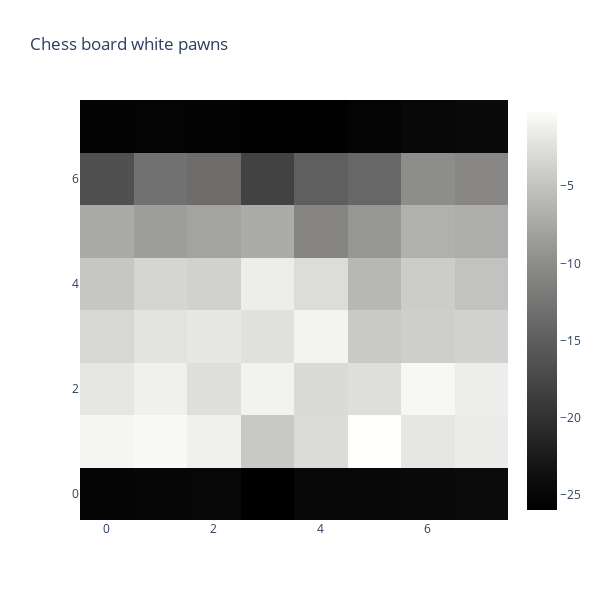

Notebook code cell kept with this figure:
### Markdown cell above
Change blank_index, king_index, or pawn_index if you want to visualize the probe's view of other pieces. For example, if I want to see the black queen, I could set blank_index = -5 (refer to INT_TO_CHAR for the mapping)

### Code cell
INT_TO_CHAR = {
    -6: "\u265a",
    -5: "\u265b",
    -4: "\u265c",
    -3: "\u265d",
    -2: "\u265e",
    -1: "\u265f",
    0: ".",
    1: "\u2659",
    2: "\u2658",
    3: "\u2657",
    4: "\u2656",
    5: "\u2655",
    6: "\u2654",
}

# Mapping of integers to chess pieces
# I'm duplicating this from chess_utils.py for easy reference
PIECE_TO_ONE_HOT_MAPPING = {
    -6: 0,
    -5: 1,
    -4: 2,
    -3: 3,
    -2: 4,
    -1: 5,
    0: 6,
    1: 7,
    2: 8,
    3: 9,
    4: 10,
    5: 11,
    6: 12,
}

# Mapping of chess pieces to integers
PIECE_TO_INT = {
    chess.PAWN: 1,
    chess.KNIGHT: 2,
    chess.BISHOP: 3,
    chess.ROOK: 4,
    chess.QUEEN: 5,
    chess.KING: 6,
}

INT_TO_PIECE = {value: key for key, value in PIECE_TO_INT.items()}

BLANK_INDEX = PIECE_TO_ONE_HOT_MAPPING[0]
white_pawn_index = PIECE_TO_ONE_HOT_MAPPING[1]
black_king_index = PIECE_TO_ONE_HOT_MAPPING[-6]

def plot_board_state(board_state: torch.Tensor, clip_size: int = 200, show_scale: bool = False):
    # color scale: Black for -1, Gray for 0, White for 1
    # colorscale = [[0.0, 'black'], [0.5, 'gray'], [1.0, 'white']]
    colorscale = 'gray'
    if board_state.is_cuda:
        board_state = board_state.cpu()
    board_state = np.clip(board_state.numpy(), -clip_size, clip_size)

    # Create heatmap
    heatmap = go.Heatmap(z=board_state, colorscale=colorscale, showscale=show_scale)
    return heatmap

print(move_of_interest_state_one_hot_RRC[:, :, white_pawn_index])
# heatmap = plot_board_state(move_of_interest_state_one_hot[:, :, white_pawn_index], show_scale=True)

move_of_interest_probe_out = probe_out_MBLRRC[0][0][move_of_interest]
print(move_of_interest_probe_out.shape)

heatmap = plot_board_state(move_of_interest_probe_out[:, :, white_pawn_index], show_scale=True)

# Define the layout
layout = go.Layout(
    title="Chess board white pawns",
    xaxis=dict(ticks='', nticks=8),
    yaxis=dict(ticks='', nticks=8),
    autosize=False,
    width=600,
    height=600
)

# Create figure and plot
fig = go.Figure(data=[heatmap], layout=layout)
fig.show()

### Figure 1 — Plotly figure (JSON) as saved in the notebook; plotly's stock layout.template omitted (floating-point values rounded to 4 significant figures)
{"data": [{"colorscale": [[0, "rgb(0, 0, 0)"], [0.09091, "rgb(16, 16, 16)"], [0.1818, "rgb(38, 38, 38)"], [0.2727, "rgb(59, 59, 59)"], [0.3636, "rgb(81, 80, 80)"], [0.4545, "rgb(102, 101, 101)"], [0.5455, "rgb(124, 123, 122)"], [0.6364, "rgb(146, 146, 145)"], [0.7273, "rgb(171, 171, 170)"], [0.8182, "rgb(197, 197, 195)"], [0.9091, "rgb(224, 224, 223)"], [1, "rgb(254, 254, 253)"]], "showscale": true, "type": "heatmap", "z": [[-25.24, -25.12, -24.97, -25.99, -24.85, -24.82, -24.68, -24.36], [-0.7508, -0.4909, -1.183, -4.496, -2.843, -0.06308, -1.952, -1.47], [-1.986, -1.202, -2.499, -1.023, -2.962, -2.63, -0.6222, -1.391], [-3.2, -2.199, -1.907, -2.404, -0.9282, -4.444, -4.024, -3.684], [-4.691, -3.373, -3.758, -1.364, -2.733, -6.044, -4.169, -5.077], [-7.276, -8.33, -7.905, -7.152, -10.78, -9.084, -6.674, -6.981], [-16.58, -12.87, -13.49, -18.08, -14.92, -13.95, -9.991, -10.6], [-25.53, -25.46, -25.62, -25.81, -25.87, -25.34, -24.76, -24.45]]}], "layout": {"autosize": false, "height": 600, "title": {"text": "Chess board white pawns"}, "width": 600, "xaxis": {"nticks": 8, "ticks": ""}, "yaxis": {"nticks": 8, "ticks": ""}}}
